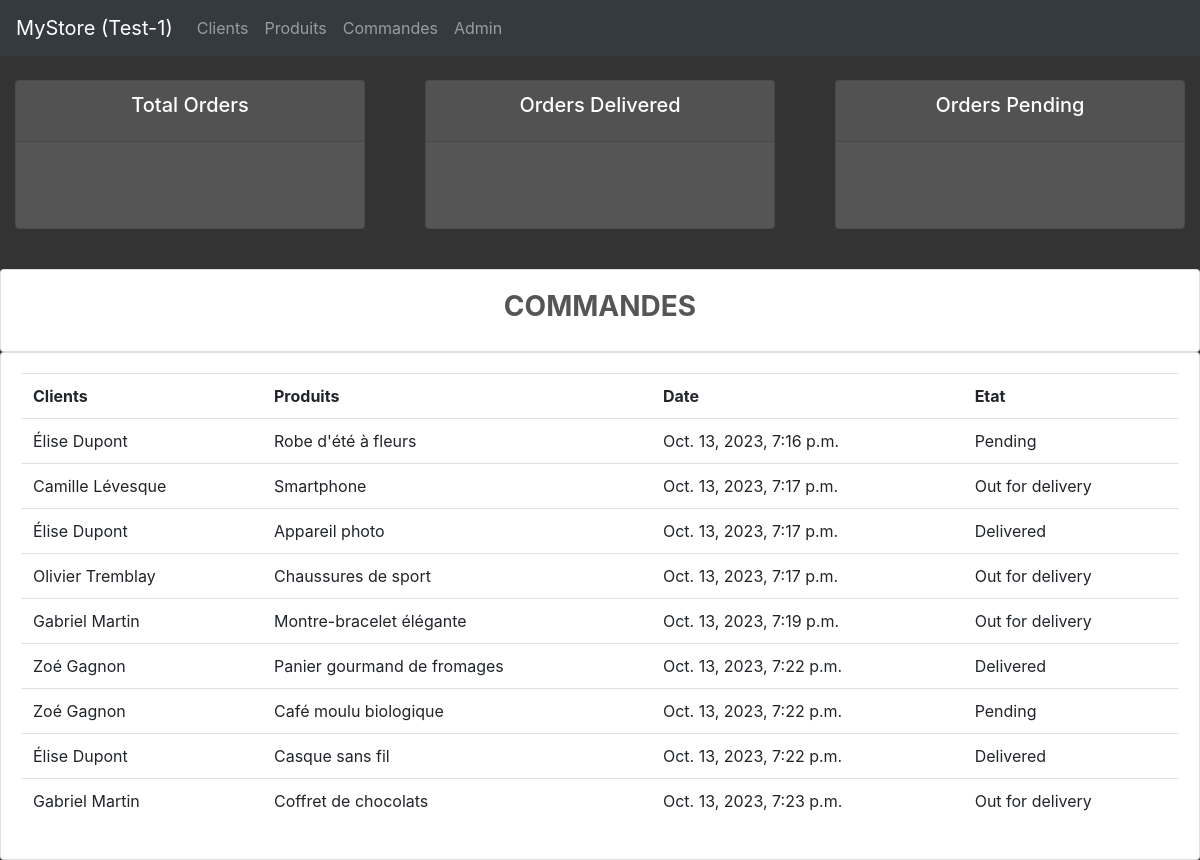
/orders/, run on an earlier commit of the app's database.
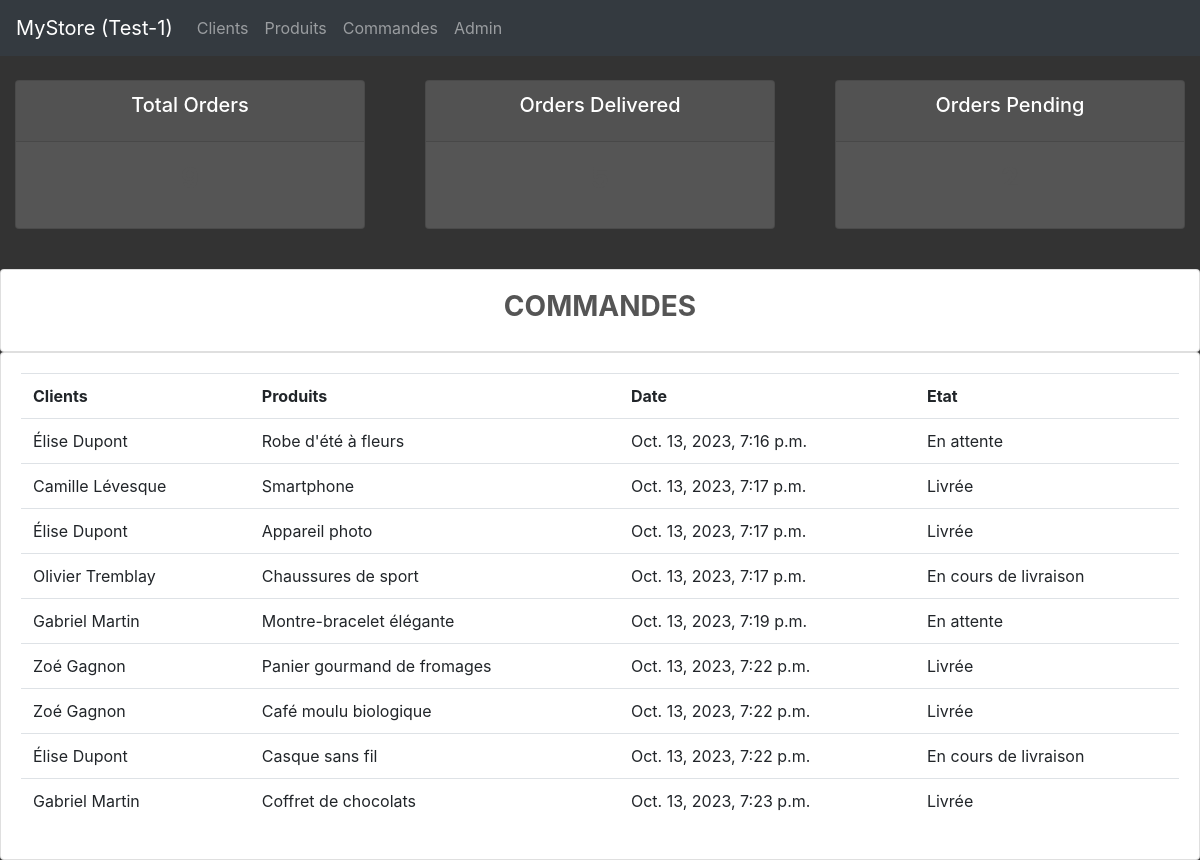
And on a later commit of the database.
### crm/models.py (models this page shows)
class Order(models.Model):
    STATUS = (
        ('En attente', 'En attente'),
        ('En cours de livraison', 'En cours de livraison'),
        ('Livrée', 'Livrée'),
    )
    customer = models.ForeignKey(Customer, null=True, on_delete=models.SET_NULL)
    product = models.ForeignKey(Product, null=True, on_delete=models.SET_NULL)
    date_created = models.DateTimeField(auto_now_add=True, null=True)
    status = models.CharField(max_length=200, null=True, choices=STATUS)

class Customer(models.Model):
    fname = models.CharField(max_length=30, null=True)
    lname = models.CharField(max_length=30, null=True)
    phone = models.CharField(max_length=15, null=True)
    email = models.EmailField(max_length=30, default="customer@.com")
    status = models.BooleanField(null=True)
    date_created = models.DateTimeField(auto_now_add=True, null=True)
    def __str__(self):
        return f"{self.fname} {self.lname}"

class Product(models.Model):
    CATEGORY = (
        ('Électronique', 'Électronique'),
        ('Mode', 'Mode'),
        ('Alimentation', 'Alimentation'),
    )
    name = models.fields.CharField(max_length=50, null=True)
    price = models.DecimalField(decimal_places=2, max_digits=10, null=True)
    category = models.fields.CharField(max_length=15, null=True, choices=CATEGORY)
    description = models.fields.TextField(max_length=200, blank=True, null=True)
    date_created = models.DateField(auto_now_add=True)
    status = models.BooleanField(null=True)
    def __str__(self):
        return self.name

### crm/views.py (the view)
# urls.py: path('orders/', views.orders, name='orders'),
def orders(request):
    orders = Order.objects.all()
    total_orders = orders.count()
    delivered = orders.filter(status='Livrée').count()
    pending = orders.filter(status='En attente').count()
    context = {'orders':orders, 'total_orders':total_orders,
               'delivered':delivered, 'pending':pending}
    return render(request, 'crm/orders.html', context)

### crm/templates/crm/orders.html (shortened to what this page needs)
{% extends 'crm/base.html' %}
{% block content %}
{% include 'crm/order_summary.html' %}
<br>
<div class="row">
    <div class="col-md">
        <div class="card card-body">
            <h3>COMMANDES</h3>
        </div>
        <div class="card card-body">
            <table class="table">
                <tr>
                    <th>Clients</th>
                    <th>Produits</th>
                    <th>Date</th>
                    <th>Etat</th>
                </tr>
                {% for i in orders %}
                <tr>
                    <td>{{i.customer}}</td>
                    <td>{{i.product}}</td>
                    <td>{{i.date_created}}</td>
                    <td>{{i.status}}</td>
                </tr>
                {% endfor %}
            </table>
        </div>
    </div>
</div>
{% endblock %}

What changed in the data, as far as the page shows it:
changed Order "Oct. 13, 2023, 7:16 p.m.": status "Pending" → "En attente"
changed Order "Camille Lévesque": status "Out for delivery" → "Livrée"
changed Order "Appareil photo": status "Delivered" → "Livrée"
changed Order "Olivier Tremblay": status "Out for delivery" → "En cours de livraison"
changed Order "Oct. 13, 2023, 7:19 p.m.": status "Out for delivery" → "En attente"
changed Order "Panier gourmand de fromages": status "Delivered" → "Livrée"
changed Order "Café moulu biologique": status "Pending" → "Livrée"
changed Order "Casque sans fil": status "Delivered" → "En cours de livraison"
changed Order "Oct. 13, 2023, 7:23 p.m.": status "Out for delivery" → "Livrée"
